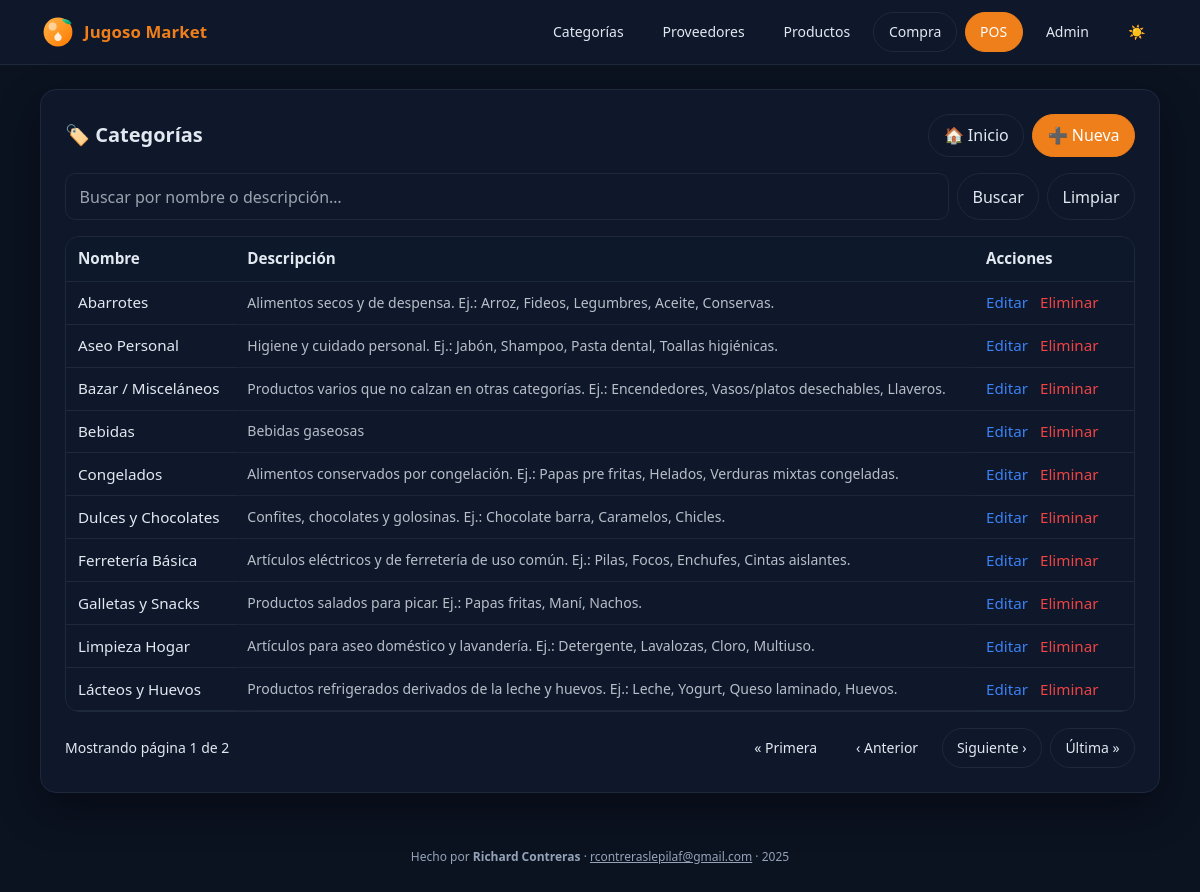
Page /categorias/ on the committed database.
### inventario/models.py (models this page shows, shortened)
class Categoria(models.Model):
    nombre = models.CharField(max_length=100, unique=True)
    descripcion = models.TextField(blank=True)

### inventario/views.py (the view)
# urls.py: path("categorias/", views.categoria_list, name="categoria_list"),
def categoria_list(request):
    q = (request.GET.get("q") or "").strip()
    qs = Categoria.objects.all().order_by("nombre")
    if q:
        qs = qs.filter(Q(nombre__icontains=q) | Q(descripcion__icontains=q))
    page_obj = paginar_queryset(request, qs, 10)
    return render(request, "inventario/categoria_list.html",
                  {"categorias": page_obj.object_list, "page_obj": page_obj, "q": q})

### inventario/views.py (called while the page is built)
def paginar_queryset(request, queryset, per_page=10):
    page_number = request.GET.get("page") or 1
    paginator = Paginator(queryset, per_page)
    return paginator.get_page(page_number)

### templates/inventario/categoria_list.html (shortened to what this page needs)
{% extends "inventario/base.html" %}
{% block content %}
<div class="card p-6">
  <div class="flex items-center justify-between">
    <h1 class="text-xl font-semibold">🏷️ Categorías</h1>
    <div class="flex gap-2">
      <a class="btn" href="{% url 'inventario:home' %}">🏠 Inicio</a>
      <a class="btn btn-primary" href="{% url 'inventario:categoria_crear' %}">➕ Nueva</a>
    </div>
  </div>
  <form method="get" class="mt-4 flex gap-2">
    <input class="inp" type="text" name="q" value="{{ q }}" placeholder="Buscar por nombre o descripción…">
    <button class="btn" type="submit">Buscar</button>
    <a class="btn" href="{% url 'inventario:categoria_list' %}">Limpiar</a>
  </form>
  <div class="overflow-x-auto mt-4">
    <table class="table">
      <thead>
        <tr>
          <th>Nombre</th>
          <th>Descripción</th>
          <th style="width: 160px;">Acciones</th>
        </tr>
      </thead>
      <tbody>
        {% for c in categorias %}
          <tr>
            <td>{{ c.nombre }}</td>
            <td class="text-sm opacity-80">{{ c.descripcion|default:"—" }}</td>
            <td class="whitespace-nowrap">
              <a class="text-blue-500 hover:underline mr-2" href="{% url 'inventario:categoria_editar' c.id %}">Editar</a>
              <a class="text-red-500 hover:underline" href="{% url 'inventario:categoria_eliminar' c.id %}">Eliminar</a>
            </td>
          </tr>
        {% empty %}
          <tr><td colspan="3" class="text-center text-sm opacity-75 py-6">No hay categorías.</td></tr>
        {% endfor %}
      </tbody>
    </table>
  </div>
  {% if page_obj %}
    <div class="flex items-center justify-between mt-4 text-sm" aria-label="Paginación">
      <div>Mostrando página {{ page_obj.number }} de {{ page_obj.paginator.num_pages }}</div>
      <div class="flex gap-2">
        {% if page_obj.has_previous %}
          <a class="btn" href="?q={{ q }}&page=1">« Primera</a>
          <a class="btn" href="?q={{ q }}&page={{ page_obj.previous_page_number }}">‹ Anterior</a>
        {% else %}
          <span class="btn btn-ghost">« Primera</span>
          <span class="btn btn-ghost">‹ Anterior</span>
        {% endif %}
        {% if page_obj.has_next %}
          <a class="btn" href="?q={{ q }}&page={{ page_obj.next_page_number }}">Siguiente ›</a>
          <a class="btn" href="?q={{ q }}&page={{ page_obj.paginator.num_pages }}">Última »</a>
        {% else %}
          <span class="btn btn-ghost">Siguiente ›</span>
          <span class="btn btn-ghost">Última »</span>
        {% endif %}
      </div>
    </div>
  {% endif %}
</div>
{% endblock %}

### templates/inventario/base.html (style rules this page uses)
:root { --brand: #ef7f1a; --brand-600:#ea6a00; --brand-700:#c15700; --bg: #f8fafc; --panel: #ffffff; --panel-border: #e5e7eb; --text: #0f172a; --muted: #64748b; --table-row: #fcfcfd; --ring: rgba(239,127,26,0.25); }
html.dark { --bg: #0b1220; --panel: #0f172a; --panel-border: #1e293b; --text: #e2e8f0; --muted: #94a3b8; --table-row: #0d182b; --ring: rgba(239,127,26,0.35); }
.btn { display:inline-flex; align-items:center; gap:.5rem; padding:.55rem .9rem; border:1px solid var(--panel-border); border-radius:9999px; background:var(--panel); color:var(--text); text-decoration:none; transition:box-shadow .15s, transform .02s, background .15s, border-color .15s; }
.btn-primary { border-color:var(--brand); background:var(--brand); color:#fff; }
.btn-ghost { border-color:transparent; background:transparent; }
.inp { border:1px solid var(--panel-border); border-radius:9999px; padding:.55rem .9rem; outline:none; width:100%; background:var(--panel); color:var(--text); }
.card { background:var(--panel); border:1px solid var(--panel-border); border-radius:1rem; box-shadow:0 8px 24px rgba(17,24,39,.06); }
html.dark .card { box-shadow:0 16px 40px rgba(0,0,0,.35); }
.table { width:100%; border-collapse:separate; border-spacing:0; font-size:.95rem; border:1px solid var(--panel-border); border-radius:14px; overflow:hidden; color:var(--text); }
.table thead th { background:#f8fafc; text-align:left; padding:.65rem .75rem; border-bottom:1px solid var(--panel-border); }
html.dark .table thead th { background:#0d182b; }
.table tbody td { padding:.6rem .75rem; border-bottom:1px solid var(--panel-border); }
input[type="text"], input[type="number"], input[type="email"], input[type="password"], input[type="tel"], input[type="url"], input[type="search"], select, textarea { width: 100%; background: var(--panel); color: var(--text); border: 1px solid var(--panel-border); border-radius: .65rem; padding: .65rem .85rem; outline: none; }
input::placeholder, textarea::placeholder { color: var(--muted); opacity: 1; }
button, input[type="submit"] { background: var(--brand); color: #fff; border: 1px solid var(--brand); border-radius: .7rem; padding: .6rem 1rem; cursor: pointer; }

### rows in the picture
Categoria: nombre "Abarrotes", descripcion "Alimentos secos y de despensa. Ej.: Arroz, Fideos, Legumbres, Aceite, Conservas."
Categoria: nombre "Aseo Personal", descripcion "Higiene y cuidado personal. Ej.: Jabón, Shampoo, Pasta dental, Toallas higiénicas."
Categoria: nombre "Bazar / Misceláneos", descripcion "Productos varios que no calzan en otras categorías. Ej.: Encendedores, Vasos/platos desechables, Llaveros."
Categoria: nombre "Bebidas", descripcion "Bebidas gaseosas"
Categoria: nombre "Congelados", descripcion "Alimentos conservados por congelación. Ej.: Papas pre fritas, Helados, Verduras mixtas congeladas."
Categoria: nombre "Dulces y Chocolates", descripcion "Confites, chocolates y golosinas. Ej.: Chocolate barra, Caramelos, Chicles."
Categoria: nombre "Ferretería Básica", descripcion "Artículos eléctricos y de ferretería de uso común. Ej.: Pilas, Focos, Enchufes, Cintas aislantes."
Categoria: nombre "Galletas y Snacks", descripcion "Productos salados para picar. Ej.: Papas fritas, Maní, Nachos."
Categoria: nombre "Limpieza Hogar", descripcion "Artículos para aseo doméstico y lavandería. Ej.: Detergente, Lavalozas, Cloro, Multiuso."
Categoria: nombre "Lácteos y Huevos", descripcion "Productos refrigerados derivados de la leche y huevos. Ej.: Leche, Yogurt, Queso laminado, Huevos."

### other values in the picture
{{ page_obj.number }} "1"
{{ page_obj.paginator.num_pages }} "2"
